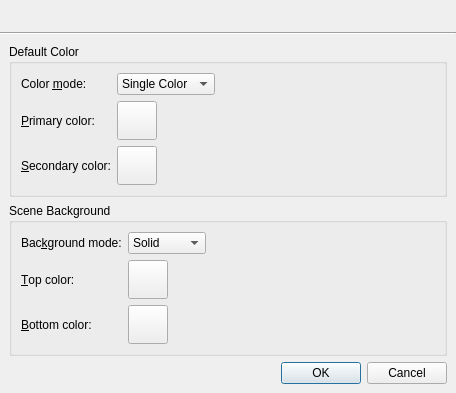
<?xml version="1.0" encoding="UTF-8"?>
<ui version="4.0">
 <class>ColorSettingsDialog</class>
 <widget class="QDialog" name="ColorSettingsDialog">
  <property name="geometry">
   <rect>
    <x>0</x>
    <y>0</y>
    <width>456</width>
    <height>375</height>
   </rect>
  </property>
  <property name="windowTitle">
   <string>Color Settings</string>
  </property>
  <layout class="QVBoxLayout" name="topLayout" stretch="0,0,1">
   <property name="spacing">
    <number>0</number>
   </property>
   <property name="margin">
    <number>0</number>
   </property>
   <item>
    <widget class="XmlUi::GradientWidget" name="promptWidget" native="true">
     <layout class="QHBoxLayout" name="promptLayout" stretch="0,1">
      <property name="spacing">
       <number>10</number>
      </property>
      <item>
       <widget class="QLabel" name="promptPixmap"/>
      </item>
      <item>
       <widget class="QLabel" name="promptLabel">
        <property name="wordWrap">
         <bool>true</bool>
        </property>
       </widget>
      </item>
     </layout>
    </widget>
   </item>
   <item>
    <widget class="Line" name="line">
     <property name="orientation">
      <enum>Qt::Horizontal</enum>
     </property>
    </widget>
   </item>
   <item>
    <widget class="QWidget" name="mainWidget" native="true">
     <layout class="QVBoxLayout" name="mainLayout">
      <item>
       <widget class="QGroupBox" name="colorGroupBox">
        <property name="title">
         <string>Default Color</string>
        </property>
        <layout class="QGridLayout" name="gridLayout">
         <item row="0" column="0">
          <widget class="QLabel" name="modeLabel">
           <property name="text">
            <string>Color &amp;mode:</string>
           </property>
           <property name="buddy">
            <cstring>modeComboBox</cstring>
           </property>
          </widget>
         </item>
         <item row="0" column="1">
          <widget class="QComboBox" name="modeComboBox">
           <item>
            <property name="text">
             <string>Single Color</string>
            </property>
           </item>
           <item>
            <property name="text">
             <string>Dual Colors</string>
            </property>
           </item>
          </widget>
         </item>
         <item row="0" column="2">
          <spacer name="horizontalSpacer">
           <property name="orientation">
            <enum>Qt::Horizontal</enum>
           </property>
           <property name="sizeHint" stdset="0">
            <size>
             <width>253</width>
             <height>20</height>
            </size>
           </property>
          </spacer>
         </item>
         <item row="1" column="0">
          <widget class="QLabel" name="primaryLabel">
           <property name="text">
            <string>&amp;Primary color:</string>
           </property>
           <property name="buddy">
            <cstring>primaryButton</cstring>
           </property>
          </widget>
         </item>
         <item row="1" column="1">
          <widget class="ColorButton" name="primaryButton">
           <property name="iconSize">
            <size>
             <width>32</width>
             <height>32</height>
            </size>
           </property>
          </widget>
         </item>
         <item row="2" column="0">
          <widget class="QLabel" name="secondaryLabel">
           <property name="text">
            <string>&amp;Secondary color:</string>
           </property>
           <property name="buddy">
            <cstring>secondaryButton</cstring>
           </property>
          </widget>
         </item>
         <item row="2" column="1">
          <widget class="ColorButton" name="secondaryButton">
           <property name="iconSize">
            <size>
             <width>32</width>
             <height>32</height>
            </size>
           </property>
          </widget>
         </item>
        </layout>
       </widget>
      </item>
      <item>
       <widget class="QGroupBox" name="backgroundGroupBox">
        <property name="title">
         <string>Scene Background</string>
        </property>
        <layout class="QGridLayout" name="gridLayout_2">
         <item row="0" column="0">
          <widget class="QLabel" name="bgModeLabel">
           <property name="text">
            <string>Bac&amp;kground mode:</string>
           </property>
           <property name="buddy">
            <cstring>bgModeComboBox</cstring>
           </property>
          </widget>
         </item>
         <item row="0" column="1">
          <widget class="QComboBox" name="bgModeComboBox">
           <item>
            <property name="text">
             <string>Solid</string>
            </property>
           </item>
           <item>
            <property name="text">
             <string>Gradient</string>
            </property>
           </item>
          </widget>
         </item>
         <item row="0" column="2">
          <spacer name="horizontalSpacer_2">
           <property name="orientation">
            <enum>Qt::Horizontal</enum>
           </property>
           <property name="sizeHint" stdset="0">
            <size>
             <width>245</width>
             <height>20</height>
            </size>
           </property>
          </spacer>
         </item>
         <item row="1" column="0">
          <widget class="QLabel" name="topLabel">
           <property name="text">
            <string>&amp;Top color:</string>
           </property>
           <property name="buddy">
            <cstring>topButton</cstring>
           </property>
          </widget>
         </item>
         <item row="1" column="1">
          <widget class="ColorButton" name="topButton">
           <property name="iconSize">
            <size>
             <width>32</width>
             <height>32</height>
            </size>
           </property>
          </widget>
         </item>
         <item row="2" column="0">
          <widget class="QLabel" name="bottomLabel">
           <property name="text">
            <string>&amp;Bottom color:</string>
           </property>
           <property name="buddy">
            <cstring>bottomButton</cstring>
           </property>
          </widget>
         </item>
         <item row="2" column="1">
          <widget class="ColorButton" name="bottomButton">
           <property name="iconSize">
            <size>
             <width>32</width>
             <height>32</height>
            </size>
           </property>
          </widget>
         </item>
        </layout>
       </widget>
      </item>
      <item>
       <widget class="QDialogButtonBox" name="buttonBox">
        <property name="orientation">
         <enum>Qt::Horizontal</enum>
        </property>
        <property name="standardButtons">
         <set>QDialogButtonBox::Cancel|QDialogButtonBox::Ok</set>
        </property>
       </widget>
      </item>
     </layout>
    </widget>
   </item>
  </layout>
 </widget>
 <customwidgets>
  <customwidget>
   <class>XmlUi::GradientWidget</class>
   <extends>QWidget</extends>
   <header>xmlui/gradientwidget.h</header>
   <container>1</container>
  </customwidget>
  <customwidget>
   <class>ColorButton</class>
   <extends>QToolButton</extends>
   <header>widgets/colorbutton.h</header>
  </customwidget>
 </customwidgets>
 <tabstops>
  <tabstop>modeComboBox</tabstop>
  <tabstop>primaryButton</tabstop>
  <tabstop>secondaryButton</tabstop>
  <tabstop>bgModeComboBox</tabstop>
  <tabstop>topButton</tabstop>
  <tabstop>bottomButton</tabstop>
  <tabstop>buttonBox</tabstop>
 </tabstops>
 <resources/>
 <connections>
  <connection>
   <sender>buttonBox</sender>
   <signal>rejected()</signal>
   <receiver>ColorSettingsDialog</receiver>
   <slot>reject()</slot>
   <hints>
    <hint type="sourcelabel">
     <x>304</x>
     <y>319</y>
    </hint>
    <hint type="destinationlabel">
     <x>286</x>
     <y>274</y>
    </hint>
   </hints>
  </connection>
  <connection>
   <sender>buttonBox</sender>
   <signal>accepted()</signal>
   <receiver>ColorSettingsDialog</receiver>
   <slot>accept()</slot>
   <hints>
    <hint type="sourcelabel">
     <x>236</x>
     <y>319</y>
    </hint>
    <hint type="destinationlabel">
     <x>157</x>
     <y>274</y>
    </hint>
   </hints>
  </connection>
 </connections>
</ui>
